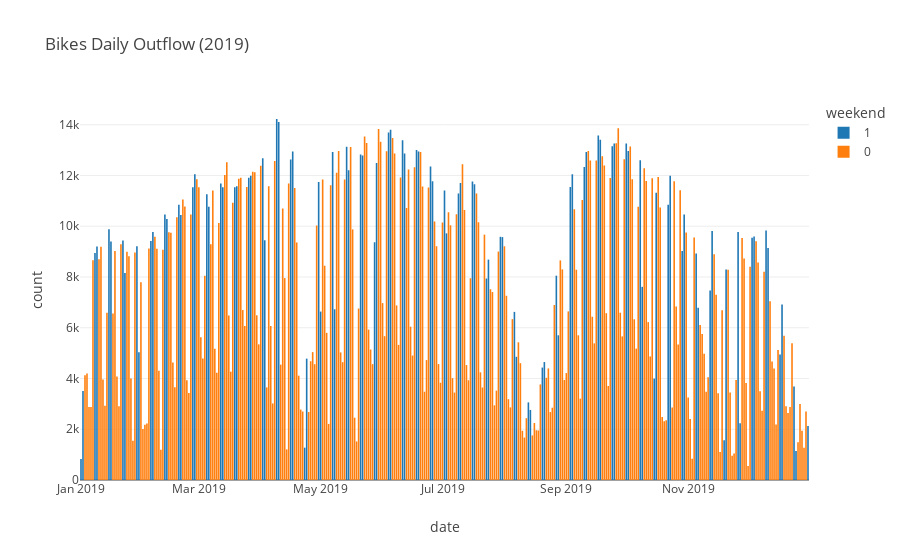

The notebook cell this image was saved under:
### Code cell
fig = daily_outflow.plot.bar(
    x = daily_outflow.index,
    y = "count",
    title="Bikes Daily Outflow (2019)",
    color = "is_weekend",
    template = "none", # for plotly themes: https://plotly.com/python/templates/
    labels = {
        "value": "Number of trips",
        "giorno_partenza" : "date",
        "is_weekend": "weekend"
    }
)

# see here: https://plotly.com/python/reference/layout/
fig.update_layout(
    title = {
        "x" : 0.05,
        # basically, what part of the title to put at position "x"
        "xanchor": "left"
    }
)

fig.show()

### Figure 1 — Plotly figure (JSON) as saved in the notebook; plotly's stock layout.template omitted (floating-point values rounded to 4 significant figures; data arrays with more than 128 entries replaced by an {"elided": "..."} marker saying what was removed)
{"data": [{"alignmentgroup": "True", "hovertemplate": "weekend=1<br>date=%{x}<br>count=%{y}<extra></extra>", "legendgroup": "1", "marker": {"color": "#1F77B4", "pattern": {"shape": ""}}, "name": "1", "offsetgroup": "1", "orientation": "v", "showlegend": true, "textposition": "auto", "type": "bar", "x": ["2019-01-01T00:00:00", "2019-01-02T00:00:00", "2019-01-08T00:00:00", "2019-01-09T00:00:00", "2019-01-15T00:00:00", "2019-01-16T00:00:00", "2019-01-22T00:00:00", "2019-01-23T00:00:00", "2019-01-29T00:00:00", "2019-01-30T00:00:00", "2019-02-05T00:00:00", "2019-02-06T00:00:00", "2019-02-12T00:00:00", "2019-02-13T00:00:00", "2019-02-19T00:00:00", "2019-02-20T00:00:00", "2019-02-26T00:00:00", "2019-02-27T00:00:00", "2019-03-05T00:00:00", "2019-03-06T00:00:00", "2019-03-12T00:00:00", "2019-03-13T00:00:00", "2019-03-19T00:00:00", "2019-03-20T00:00:00", "2019-03-26T00:00:00", "2019-03-27T00:00:00", "2019-04-02T00:00:00", "2019-04-03T00:00:00", "2019-04-09T00:00:00", "2019-04-10T00:00:00", "2019-04-16T00:00:00", "2019-04-17T00:00:00", "2019-04-23T00:00:00", "2019-04-24T00:00:00", "2019-04-30T00:00:00", "2019-05-01T00:00:00", "2019-05-07T00:00:00", "2019-05-08T00:00:00", "2019-05-14T00:00:00", "2019-05-15T00:00:00", "2019-05-21T00:00:00", "2019-05-22T00:00:00", "2019-05-28T00:00:00", "2019-05-29T00:00:00", "2019-06-04T00:00:00", "2019-06-05T00:00:00", "2019-06-11T00:00:00", "2019-06-12T00:00:00", "2019-06-18T00:00:00", "2019-06-19T00:00:00", "2019-06-25T00:00:00", "2019-06-26T00:00:00", "2019-07-02T00:00:00", "2019-07-03T00:00:00", "2019-07-09T00:00:00", "2019-07-10T00:00:00", "2019-07-16T00:00:00", "2019-07-17T00:00:00", "2019-07-23T00:00:00", "2019-07-24T00:00:00", "2019-07-30T00:00:00", "2019-07-31T00:00:00", "2019-08-06T00:00:00", "2019-08-07T00:00:00", "2019-08-13T00:00:00", "2019-08-14T00:00:00", "2019-08-20T00:00:00", "2019-08-21T00:00:00", "2019-08-27T00:00:00", "2019-08-28T00:00:00", "2019-09-03T00:00:00", "2019-09-04T00:00:00", "2019-09-10T00:00:00", "2019-09-11T00:00:00", "2019-09-17T00:00:00", "2019-09-18T00:00:00", "2019-09-24T00:00:00", "2019-09-25T00:00:00", "2019-10-01T00:00:00", "2019-10-02T00:00:00", "2019-10-08T00:00:00", "2019-10-09T00:00:00", "2019-10-15T00:00:00", "2019-10-16T00:00:00", "2019-10-22T00:00:00", "2019-10-23T00:00:00", "2019-10-29T00:00:00", "2019-10-30T00:00:00", "2019-11-05T00:00:00", "2019-11-06T00:00:00", "2019-11-12T00:00:00", "2019-11-13T00:00:00", "2019-11-19T00:00:00", "2019-11-20T00:00:00", "2019-11-26T00:00:00", "2019-11-27T00:00:00", "2019-12-03T00:00:00", "2019-12-04T00:00:00", "2019-12-10T00:00:00", "2019-12-11T00:00:00", "2019-12-17T00:00:00", "2019-12-18T00:00:00", "2019-12-24T00:00:00", "2019-12-25T00:00:00", "2019-12-31T00:00:00"], "xaxis": "x", "y": [831, 3512, 8948, 9205, 9884, 9399, 9442, 8153, 9216, 5039, 9418, 9771, 10461, 10289, 10845, 10442, 11538, 12053, 11259, 10769, 11685, 11538, 11535, 11579, 11910, 11986, 12675, 9447, 14226, 14107, 12626, 12948, 1274, 4782, 11744, 6636, 12923, 6728, 13128, 12207, 12824, 12786, 9369, 12495, 13692, 13806, 13391, 12865, 13006, 12944, 12357, 11769, 11408, 9719, 11288, 11700, 11767, 11656, 7940, 8685, 9583, 9572, 6625, 4855, 3058, 2761, 4430, 4648, 8051, 5703, 11544, 12052, 12330, 12921, 13572, 13410, 13152, 13258, 13263, 12965, 12603, 7611, 3997, 11319, 10844, 11985, 9027, 10463, 8923, 6791, 7470, 9816, 1569, 8300, 9775, 2238, 9545, 9598, 9828, 9145, 4947, 6919, 3688, 1142, 2126], "yaxis": "y"}, {"alignmentgroup": "True", "hovertemplate": "weekend=0<br>date=%{x}<br>count=%{y}<extra></extra>", "legendgroup": "0", "marker": {"color": "#FF7F0E", "pattern": {"shape": ""}}, "name": "0", "offsetgroup": "0", "orientation": "v", "showlegend": true, "textposition": "auto", "type": "bar", "x": {"elided": "260 str values"}, "xaxis": "x", "y": {"elided": "260 int values"}, "yaxis": "y"}], "layout": {"barmode": "relative", "legend": {"title": {"text": "weekend"}, "tracegroupgap": 0}, "title": {"text": "Bikes Daily Outflow (2019)", "x": 0.05, "xanchor": "left"}, "xaxis": {"anchor": "y", "domain": [0, 1], "title": {"text": "date"}}, "yaxis": {"anchor": "x", "domain": [0, 1], "title": {"text": "count"}}}}
